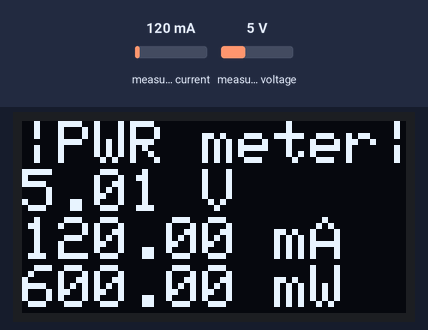
A sketch run on a simulated Arduino Uno, built with avr-gcc and run on an emulated ATmega328P. Parts: 128×64 one-colour display. The test bench sets the inputs (shaded band); at power-on: measured current 120 mA, measured voltage 5 V. Sleep ends after the set time or at an interrupt. At 15.0 s the program stops and its outputs stay as they are.

Above: at 2.6 s.
2.7 s: measured current set to 40 mA
At 5.1 s:
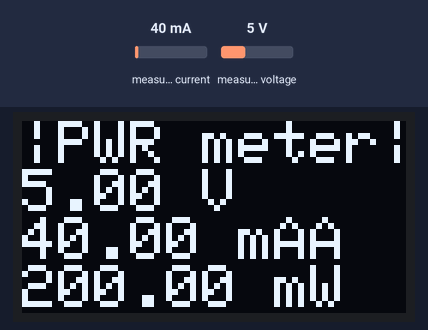
5.5 s: measured voltage set to 0.3 V
At 6.7 s:
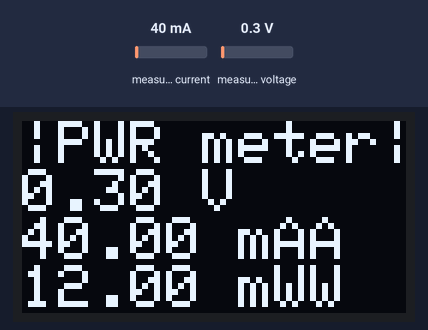
7.5 s: measured current set to 500 mA
At 8.3 s:
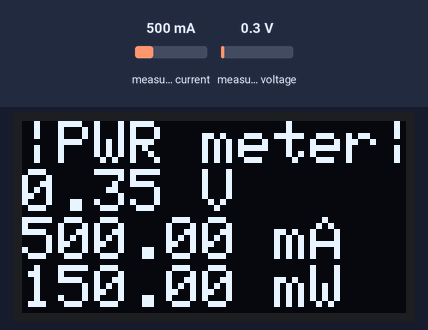
9.5 s: measured voltage set to 3.8 V
At 11.1 s:
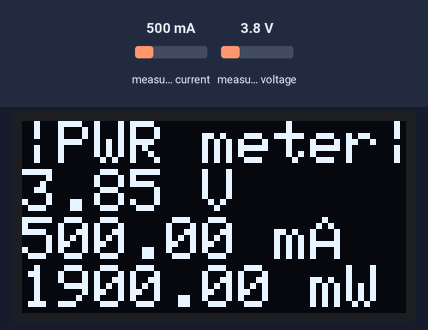
Timing chart, 0 to 12.6 s (numbered marks = the images above; inputs shaded):
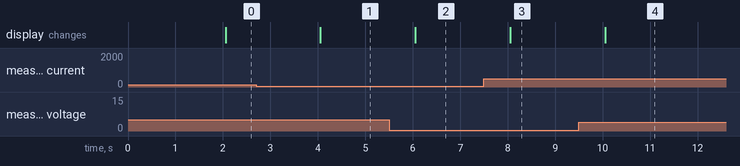

Measured:
- after the input at 2.7 s, the display: changes after 1.4 s (image 1)
- after the input at 5.5 s, the display: changes after 0.56 s (image 2)
- after the input at 7.5 s, the display: changes after 0.56 s (image 3)
- after the input at 9.5 s, the display: changes after 0.56 s (image 4)

The sketch:

powerbank_monitor.ino
```cpp
#include "SSD1306Ascii.h"
#include "SSD1306AsciiAvrI2c.h"
#include <Wire.h>
#include <Adafruit_INA219.h>
#include <avr/sleep.h>

Adafruit_INA219 ina219;

// 0X3C+SA0 - 0x3C or 0x3D
#define I2C_ADDRESS 0x3C

SSD1306AsciiAvrI2c oled;

long previousMillis = 0;
long rfshInterval = 2000;
long turnOffTimeout = 15000;

void setup() {
    oled.begin(&Adafruit128x64, I2C_ADDRESS);
    oled.setFont(Adafruit5x7);
    oled.clear();

    // Initialize the INA219.
    // By default the initialization will use the largest range (32V, 2A).  However
    // you can call a setCalibration function to change this range (see comments).
    ina219.begin();
    // To use a slightly lower 32V, 1A range (higher precision on amps):
    //ina219.setCalibration_32V_1A();
    // Or to use a lower 16V, 400mA range (higher precision on volts and amps):
    //ina219.setCalibration_16V_400mA();
}

void loop() {
    float shuntvoltage = 0;
    float busvoltage = 0;
    float current_mA = 0;
    float loadvoltage = 0;
    float power_mW = 0;

    unsigned long currentMillis = millis();

    if (currentMillis - previousMillis > rfshInterval) {
        previousMillis = currentMillis;
        shuntvoltage = ina219.getShuntVoltage_mV();
        busvoltage = ina219.getBusVoltage_V();
        current_mA = ina219.getCurrent_mA();
        loadvoltage = busvoltage + (shuntvoltage / 1000);
        power_mW = ina219.getPower_mW();

        oled.setCursor(0,0);
        oled.set2X();
        oled.println("|PWR meter|");
        oled.print(loadvoltage); oled.println(" V");
        oled.print(current_mA); oled.println(" mA");
        oled.print(power_mW); oled.println(" mW");
    }
    if (currentMillis > turnOffTimeout) {
      oled.clear();
      set_sleep_mode(SLEEP_MODE_PWR_DOWN);
      sleep_enable();
      sleep_mode();
    }
}
```
